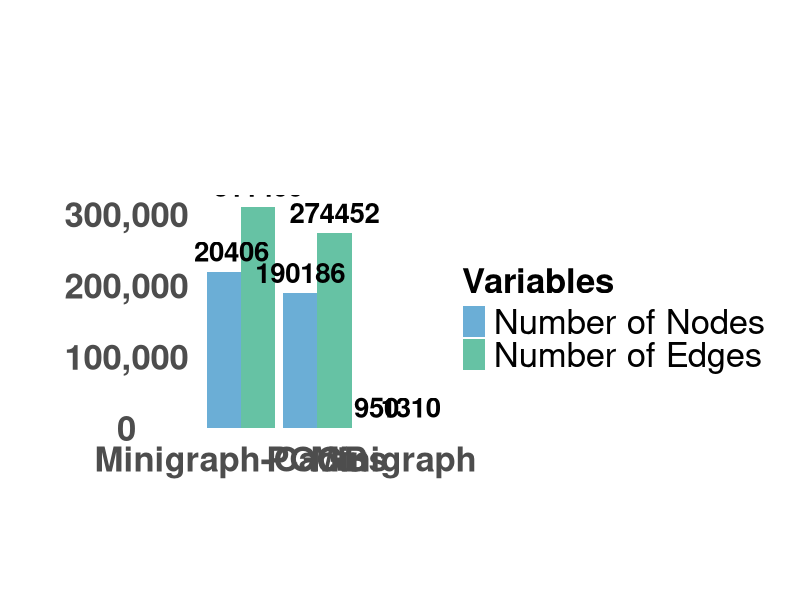
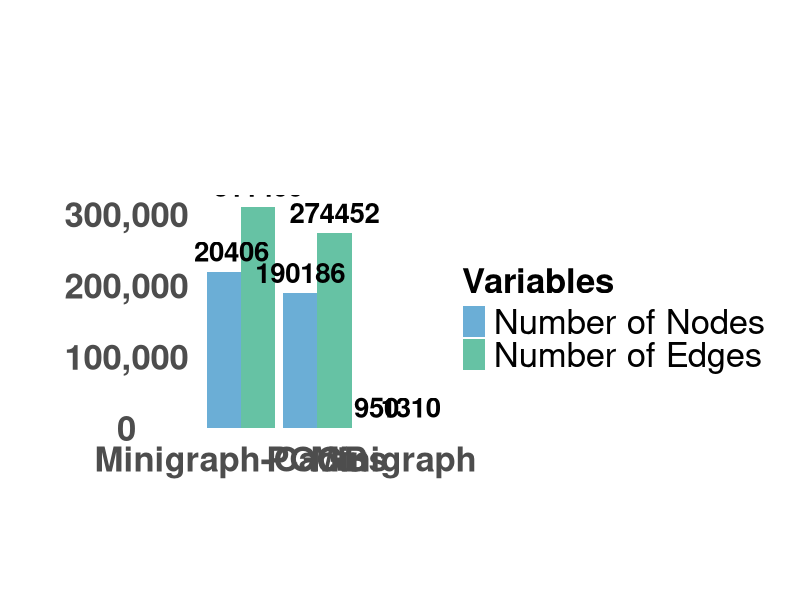

Generate these figures, in order, with R:
library(reshape2)
library(ggplot2)
library(scales)

datasets <- c('Minigraph', 'PGGB', 'Minigraph-Cactus')
segments_sim <- c(950, 190186, 220406)
links_sim <- c(1310, 274452, 311499)

# Create data frame and reorder dataset factor
df_sim <- data.frame(datasets, segments_sim, links_sim)
df_sim$datasets <- factor(df_sim$datasets, levels = c('Minigraph-Cactus', 'PGGB', 'Minigraph'))

# Melt the data
df_long_sim <- melt(df_sim, id.vars = 'datasets')

# Create the plot
p <- ggplot(df_long_sim, aes(x = datasets, y = value, fill = variable)) +
  geom_bar(stat = 'identity', position = 'dodge') +
  geom_text(aes(label = value), vjust = -0.5, position = position_dodge(width = 0.9), size = 7, fontface = "bold") +
  labs(x = '', y = '', title = '') +
  scale_y_continuous(labels = comma) + theme_minimal() +
  theme(
    axis.text.x = element_text(angle = 0, hjust = 0.5, face = "bold", size = 25), 
    axis.text.y = element_text(angle = 0, hjust = 0.5, face = "bold", size = 25),
    axis.title.y = element_text(size = 25, face = "bold"),                          
    legend.text = element_text(size = 25),
    legend.title = element_text(size = 25, face = "bold"),
    plot.margin = margin(70, 20, 20, 20),
    panel.grid = element_blank(),
    aspect.ratio = 1/1
  ) +
  scale_fill_manual(values = c("#6baed6", "#66c2a4"), name = 'Variables',
                    labels = c('Number of Nodes', 'Number of Edges'))

# Plot and save
plot(p)
ggsave("sim_nodes_plot.pdf", width = 15, height = 15, dpi = 600)

